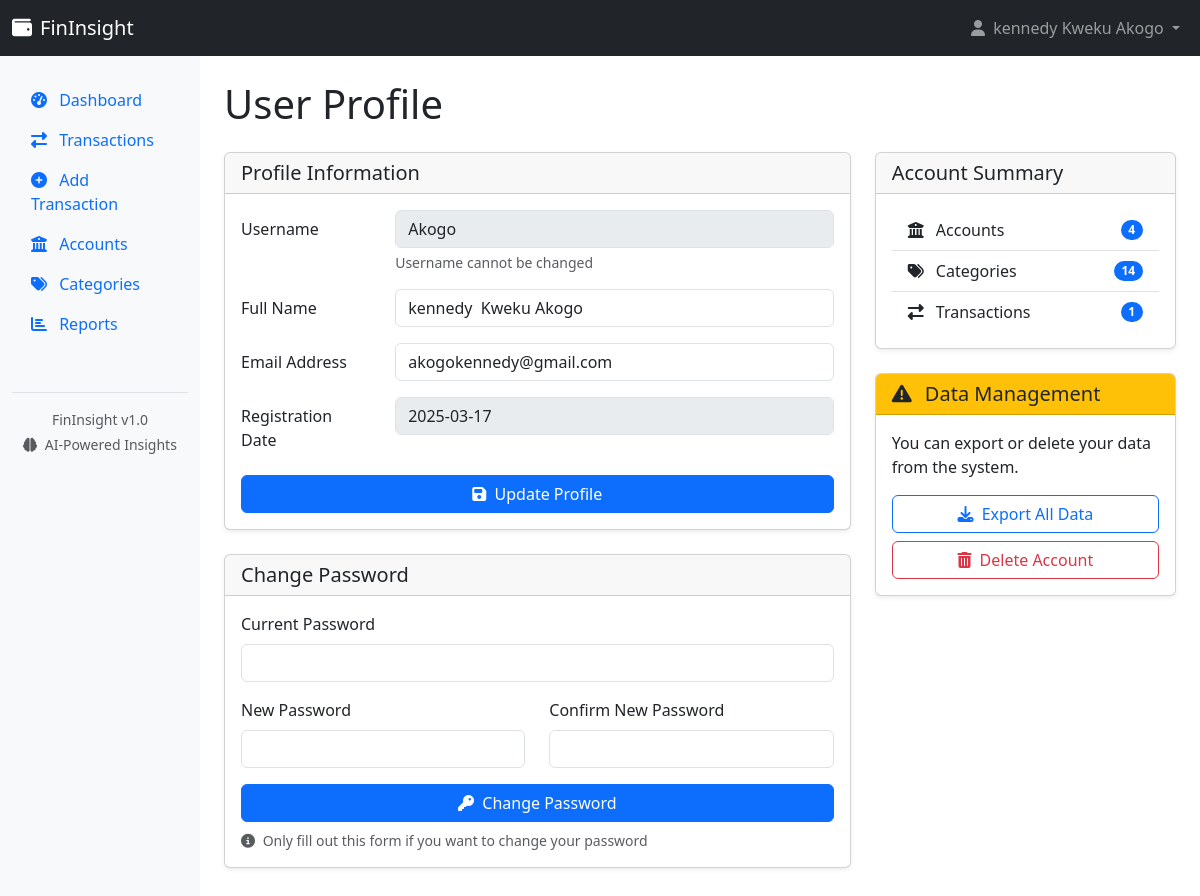
The app's page /profile (signed in) with its own data.
### app.py (models this page shows)
class User(UserMixin, db.Model):
    id = db.Column(db.Integer, primary_key=True)
    username = db.Column(db.String(100), unique=True, nullable=False)
    email = db.Column(db.String(100), unique=True, nullable=False)
    password = db.Column(db.String(200), nullable=False)
    name = db.Column(db.String(100), nullable=False)
    date_registered = db.Column(db.DateTime, default=datetime.utcnow)
    accounts = db.relationship('Account', backref='owner', lazy=True)
    categories = db.relationship('Category', backref='owner', lazy=True)
    transactions = db.relationship('Transaction', backref='user', lazy=True)

### app.py (the view, shortened to what this page needs)
@app.route('/profile', methods=['GET', 'POST'])
@login_required
def profile():
    return render_template('profile.html', user=current_user)

### app.py (called while the page is built)
@login_manager.user_loader
def load_user(user_id):
    return User.query.get(int(user_id))

### templates/profile.html (shortened to what this page needs)
{% extends "layout.html" %}
{% block content %}
<h1 class="mb-4">User Profile</h1>
<div class="row">
    <div class="col-md-8">
        <div class="card">
            <div class="card-header">
                <h5 class="mb-0">Profile Information</h5>
            </div>
            <div class="card-body">
                <form method="POST" action="{{ url_for('profile') }}">
                    <div class="row mb-3">
                        <label for="username" class="col-sm-3 col-form-label">Username</label>
                        <div class="col-sm-9">
                            <input type="text" class="form-control" id="username" value="{{ user.username }}" disabled>
                            <div class="form-text text-muted">Username cannot be changed</div>
                        </div>
                    </div>
                    <div class="row mb-3">
                        <label for="name" class="col-sm-3 col-form-label">Full Name</label>
                        <div class="col-sm-9">
                            <input type="text" class="form-control" id="name" name="name" value="{{ user.name }}" required>
                        </div>
                    </div>
                    <div class="row mb-3">
                        <label for="email" class="col-sm-3 col-form-label">Email Address</label>
                        <div class="col-sm-9">
                            <input type="email" class="form-control" id="email" name="email" value="{{ user.email }}" required>
                        </div>
                    </div>
                    <div class="row mb-3">
                        <label for="date_registered" class="col-sm-3 col-form-label">Registration Date</label>
                        <div class="col-sm-9">
                            <input type="text" class="form-control" id="date_registered" value="{{ user.date_registered.strftime('%Y-%m-%d') }}" disabled>
                        </div>
                    </div>
                    <div class="d-grid">
                        <button type="submit" class="btn btn-primary">
                            <i class="fas fa-save me-1"></i> Update Profile
                        </button>
                    </div>
                </form>
            </div>
        </div>
        <div class="card mt-4">
            <div class="card-header">
                <h5 class="mb-0">Change Password</h5>
            </div>
            <div class="card-body">
                <form method="POST" action="{{ url_for('profile') }}">
                    <div class="mb-3">
                        <label for="current_password" class="form-label">Current Password</label>
                        <input type="password" class="form-control" id="current_password" name="current_password" required>
                    </div>
                    <div class="row">
                        <div class="col-md-6 mb-3">
                            <label for="new_password" class="form-label">New Password</label>
                            <input type="password" class="form-control" id="new_password" name="new_password" required>
                        </div>
                        <div class="col-md-6 mb-3">
                            <label for="confirm_password" class="form-label">Confirm New Password</label>
                            <input type="password" class="form-control" id="confirm_password" name="confirm_password" required>
                        </div>
                    </div>
                    <div class="d-grid">
                        <button type="submit" class="btn btn-primary">
                            <i class="fas fa-key me-1"></i> Change Password
                        </button>
                    </div>
                    <div class="form-text text-muted mt-2">
                        <i class="fas fa-info-circle me-1"></i> Only fill out this form if you want to change your password
                    </div>
                </form>
            </div>
        </div>
    </div>
    <div class="col-md-4">
        <div class="card">
            <div class="card-header">
                <h5 class="mb-0">Account Summary</h5>
            </div>
            <div class="card-body">
                <ul class="list-group list-group-flush">
                    <li class="list-group-item d-flex justify-content-between align-items-center">
                        <span><i class="fas fa-university me-2"></i> Accounts</span>
                        <span class="badge bg-primary rounded-pill">{{ user.accounts|length }}</span>
                    </li>
                    <li class="list-group-item d-flex justify-content-between align-items-center">
                        <span><i class="fas fa-tags me-2"></i> Categories</span>
                        <span class="badge bg-primary rounded-pill">{{ user.categories|length }}</span>
                    </li>
                    <li class="list-group-item d-flex justify-content-between align-items-center">
                        <span><i class="fas fa-exchange-alt me-2"></i> Transactions</span>
                        <span class="badge bg-primary rounded-pill">{{ user.transactions|length }}</span>
                    </li>
                </ul>
            </div>
        </div>
        <div class="card mt-4">
            <div class="card-header bg-warning text-dark">
                <h5 class="mb-0"><i class="fas fa-exclamation-triangle me-2"></i> Data Management</h5>
            </div>
            <div class="card-body">
                <p>You can export or delete your data from the system.</p>
                <div class="d-grid gap-2">
                    <form action="{{ url_for('export_data') }}" method="POST">
                        <button type="submit" class="btn btn-outline-primary w-100">
                            <i class="fas fa-download me-1"></i> Export All Data
                        </button>
                    </form>
                    <button type="button" class="btn btn-outline-danger" data-bs-toggle="modal" data-bs-target="#deleteAccountModal">
                        <i class="fas fa-trash-alt me-1"></i> Delete Account
                    </button>
                </div>
            </div>
        </div>
    </div>
</div>
{% endblock %}

### templates/layout.html (shortened to what this page needs)
<!DOCTYPE html>
<html lang="en">
<head>
    <link href="https://cdn.jsdelivr.net/npm/bootstrap@5.3.0-alpha1/dist/css/bootstrap.min.css" rel="stylesheet">
    <link rel="stylesheet" href="https://cdnjs.cloudflare.com/ajax/libs/font-awesome/6.3.0/css/all.min.css">
</head>
<body>
    {% if current_user.is_authenticated %}
    <nav class="navbar navbar-expand-lg navbar-dark bg-dark">
        <div class="container-fluid">
            <a class="navbar-brand" href="{{ url_for('dashboard') }}">
                <i class="fas fa-wallet me-2"></i>FinInsight
            </a>
            <div class="collapse navbar-collapse" id="navbarNav">
                <ul class="navbar-nav ms-auto">
                    <li class="nav-item dropdown">
                        <a class="nav-link dropdown-toggle" href="#" id="navbarDropdown" role="button" data-bs-toggle="dropdown">
                            <i class="fas fa-user me-1"></i> {{ current_user.name }}
                        </a>
                    </li>
                </ul>
            </div>
        </div>
    </nav>
    <div class="container-fluid">
        <div class="row">
            <div class="col-md-3 col-lg-2 d-md-block sidebar" id="sidebar">
                <div class="sidebar-sticky">
                    <ul class="nav flex-column">
                        <li class="nav-item">
                            <a class="nav-link {% if request.path == url_for('dashboard') %}active{% endif %}" href="{{ url_for('dashboard') }}">
                                <i class="fas fa-tachometer-alt me-2"></i> Dashboard
                            </a>
                        </li>
                        <li class="nav-item">
                            <a class="nav-link {% if request.path == url_for('transactions') %}active{% endif %}" href="{{ url_for('transactions') }}">
                                <i class="fas fa-exchange-alt me-2"></i> Transactions
                            </a>
                        </li>
                        <li class="nav-item">
                            <a class="nav-link {% if request.path == url_for('add_transaction') %}active{% endif %}" href="{{ url_for('add_transaction') }}">
                                <i class="fas fa-plus-circle me-2"></i> Add Transaction
                            </a>
                        </li>
                        <li class="nav-item">
                            <a class="nav-link {% if request.path == url_for('accounts') %}active{% endif %}" href="{{ url_for('accounts') }}">
                                <i class="fas fa-university me-2"></i> Accounts
                            </a>
                        </li>
                        <li class="nav-item">
                            <a class="nav-link {% if request.path == url_for('categories') %}active{% endif %}" href="{{ url_for('categories') }}">
                                <i class="fas fa-tags me-2"></i> Categories
                            </a>
                        </li>
                        <li class="nav-item">
                            <a class="nav-link {% if request.path == url_for('report') %}active{% endif %}" href="{{ url_for('report') }}">
                                <i class="fas fa-chart-bar me-2"></i> Reports
                            </a>
                        </li>
                    </ul>
                    <div class="mt-5 pt-3 border-top text-center text-muted small">
                        <p class="mb-1">FinInsight v1.0</p>
                        <p><i class="fas fa-brain me-1"></i> AI-Powered Insights</p>
                    </div>
                </div>
            </div>
            <main class="col-md-9 ms-sm-auto col-lg-10 px-md-4 content content-wrapper" id="content">
                {% block content %}{% endblock %}
            </main>
        </div>
    </div>
    {% endif %}
</body>
</html>

### templates/layout.html (style rules this page uses)
.sidebar { min-height: calc(100vh - 56px); background-color: #f8f9fa; padding-top: 1rem; }
.sidebar-sticky { position: sticky; top: 0; height: calc(100vh - 56px); padding-top: 0.5rem; overflow-x: hidden; overflow-y: auto; }
.content { padding: 1.5rem; }
.card { margin-bottom: 1.5rem; box-shadow: 0 0.125rem 0.25rem rgba(0, 0, 0, 0.075); }
.nav-link { padding: 0.5rem 1rem; border-left: 3px solid transparent; }

### records on screen
User: name "kennedy Kweku Akogo", username "Akogo", email "akogokennedy@gmail.com", date_registered "2025-03-17"

### other values on screen
{{ user.accounts|length }} "4"
{{ user.categories|length }} "14"
{{ user.transactions|length }} "1"
